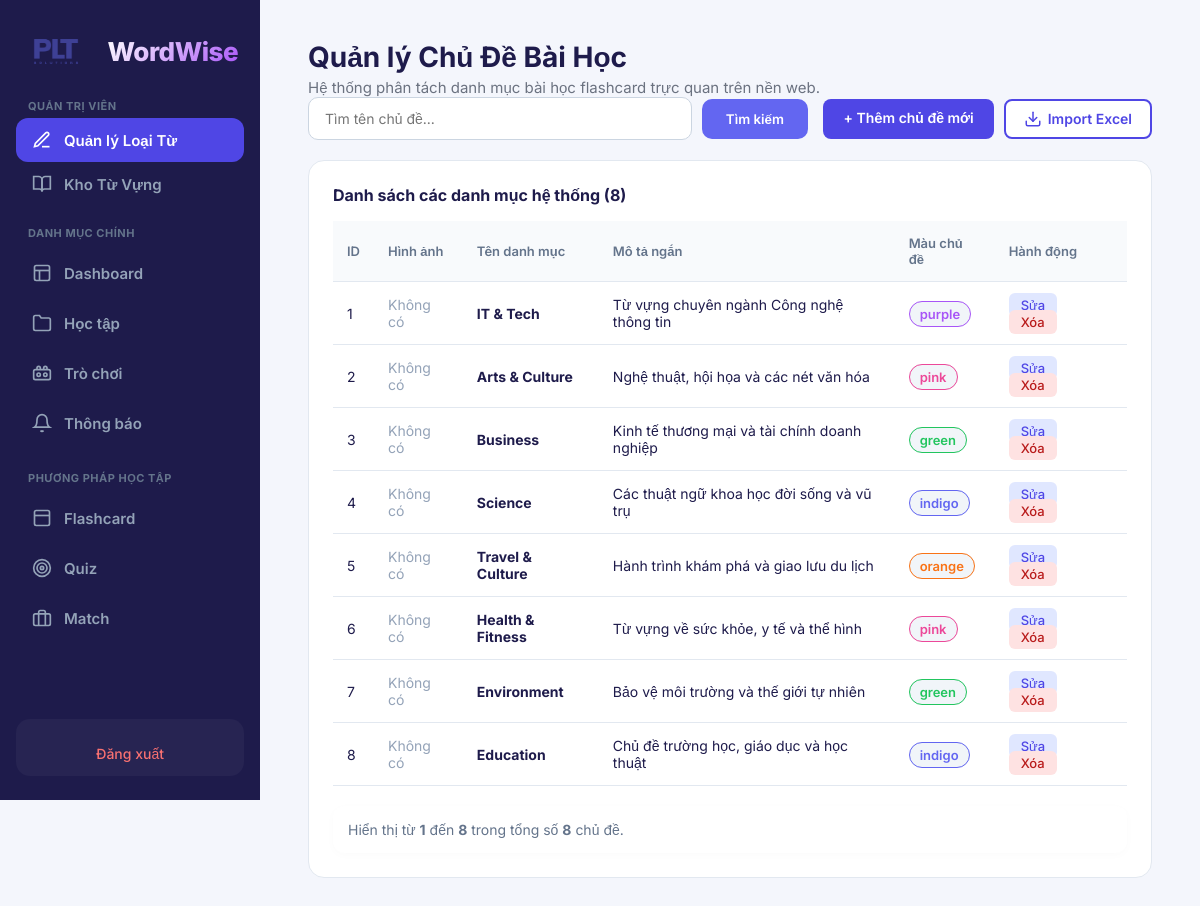
/admin_type.php (signed in), run on an earlier commit of the app's database.
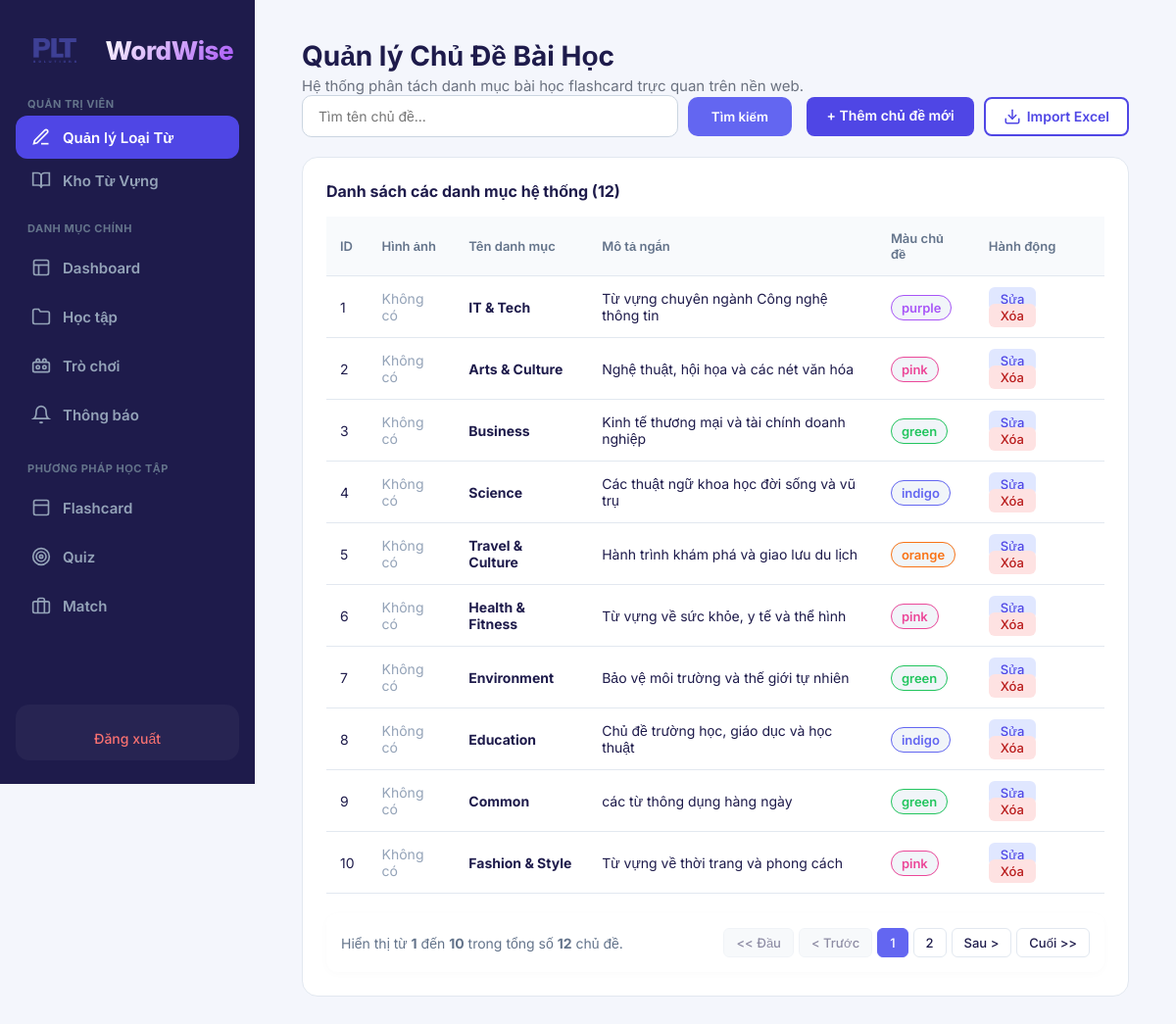
And on a later commit of the database.
### tables this page shows
CREATE TABLE `typeword` (
  `id` int(11) NOT NULL,
  `name` varchar(100) NOT NULL,
  `description` varchar(255) DEFAULT NULL,
  `color_theme` varchar(30) DEFAULT 'purple',
  `image` varchar(255) DEFAULT NULL
);

### database.php (called while the page is built, shortened)
<?php
class Database
{
    private $host = "localhost";
    private $username = "root";
    private $password = "";
    private $dbname = "wordwise_db";
    public $conn;
  public function __construct()
    {
        try {
            $this->conn = new mysqli($this->host, $this->username, $this->password, $this->dbname);
            $this->conn->set_charset("utf8mb4");
        } catch (mysqli_sql_exception $e) {
            die("Lỗi kết nối cơ sở dữ liệu: Vui lòng thử lại sau.");
        }
    }
    private function getTypes($params)
    {
        $types = "";
        foreach ($params as $p) {
            if (is_int($p)) $types .= 'i';
            else if (is_float($p)) $types .= 'd';
            else $types .= 's';
        }
        return $types;
    }
    public function select($sql, $params = [])
    {
        $stmt = $this->conn->prepare($sql);
        if (!empty($params)) {
            $types = $this->getTypes($params);
            $stmt->bind_param($types, ...$params);
        }
        $stmt->execute();
        $results = $stmt->get_result();
        $data = $results ? $results->fetch_all(MYSQLI_ASSOC) : [];
        return $data;
    }
}
?>

### admin_type.php (the view, shortened to what the changed rows need)
<?php
require_once 'database.php';
$db = new Database();
$search = isset($_GET['search']) ? trim($_GET['search']) : '';
$page = isset($_GET['page']) ? intval($_GET['page']) : 1;
$limit = 10;
$count_sql = "SELECT COUNT(*) as total FROM typeword";
$count_params = [];
$total_result = $db->select($count_sql, $count_params);
$total = $total_result[0]['total'] ?? 0;
$total_pages = ceil($total / $limit);
$offset = ($page - 1) * $limit;
$sql = "SELECT * FROM typeword";
if ($search !== '') {
    $sql .= " WHERE name LIKE ? OR slug LIKE ?";
    $params = ["%$search%", "%$search%"];
} else {
    $params = [];
}
$sql .= " ORDER BY id ASC LIMIT ? OFFSET ?";
$params[] = $limit;
$params[] = $offset;
$types = $db->select($sql, $params);
$page_range = [];
if ($total_pages > 0) {
    $page_range = [1];
    if ($total_pages >= 8) {
        if ($total_pages >= 2) $page_range[] = 2;
        if ($total_pages >= 3) $page_range[] = 3;
        if ($page > 4) $page_range[] = '...';
        $left = max(4, $page - 2);
        $right = min($total_pages - 3, $page + 2);
        for ($i = $left; $i <= $right; $i++) {
            if (!in_array($i, $page_range) && $i > 3 && $i < $total_pages - 2) {
                $page_range[] = $i;
            }
        }
        if ($page < $total_pages - 3) {
            if (end($page_range) !== '...') $page_range[] = '...';
        }
        if ($total_pages - 2 > 3 && !in_array($total_pages - 2, $page_range)) $page_range[] = $total_pages - 2;
        if ($total_pages - 1 > 3 && !in_array($total_pages - 1, $page_range)) $page_range[] = $total_pages - 1;
        if (!in_array($total_pages, $page_range)) $page_range[] = $total_pages;
    } else {
        for ($i = 2; $i <= $total_pages; $i++) {
            $page_range[] = $i;
        }
    }
    $page_range = array_values(array_unique($page_range, SORT_NUMERIC));
}
$color_map = [
    'purple' => '#a855f7',
    'pink'   => '#ec4899',
    'green'  => '#22c55e',
    'indigo' => '#6366f1',
    'orange' => '#f97316',
    'red'    => '#ef4444',
    'blue'   => '#3b82f6',
    'yellow' => '#eab308',
    'teal'   => '#14b8a6',
    'cyan'   => '#06b6d4',
    'gray'   => '#6b7280',
    'lime'   => '#84cc16',
];
?>
<!DOCTYPE html>
<html lang="vi">
<head>
    <link rel="stylesheet" href="public/css/style.css">
</head>
<body class="app-layout">
    <?php include 'sidebar.php'; ?>
    <main class="main-content">
        <div class="welcome-bar">
            <h1>Quản lý Chủ Đề Bài Học</h1>
        </div>
        <div class="admin-card">
            <h3>Danh sách các danh mục hệ thống (<?= $total ?>)</h3>
            <table class="data-table">
                <thead>
                    <tr>
                        <th>ID</th>
                        <th>Hình ảnh</th>
                        <th>Tên danh mục</th>
                        <th>Mô tả ngắn</th>
                        <th>Màu chủ đề</th>
                        <th>Hành động</th>
                    </tr>
                </thead>
                <tbody>
                    <?php if (empty($types)): ?>
                        <tr><td colspan="6" style="text-align: center; padding: 30px; color: #64748b;">Không tìm thấy chủ đề nào!</td></tr>
                    <?php else: ?>
                        <?php foreach($types as $t):
                            $hex = $color_map[$t['color_theme']] ?? '#6b7280';
                        ?>
                            <tr>
                                <td><?= $t['id'] ?></td>
                                <td>
                                    <?php if (!empty($t['image'])): ?>
                                        <img src="<?= htmlspecialchars($t['image']) ?>" alt="<?= htmlspecialchars($t['name']) ?>" class="type-image">
                                    <?php else: ?>
                                        <span style="color:#94a3b8;">Không có</span>
                                    <?php endif; ?>
                                </td>
                                <td><strong><?= htmlspecialchars($t['name']) ?></strong></td>
                                <td><?= htmlspecialchars($t['description'] ?? '') ?></td>
                                <td>
                                    <span class="theme-badge" style="color: <?= $hex ?>; border: 1px solid <?= $hex ?>;">
                                        <?= htmlspecialchars($t['color_theme']) ?>
                                    </span>
                                </td>
                                <td>
                                    <a href="admin_type_action.php?id=<?= $t['id'] ?>" class="btn-edit">Sửa</a>
                                    <a href="admin_type.php?action=delete&id=<?= $t['id'] ?>" class="btn-delete" onclick="return confirm('Bạn chắc chắn muốn xóa chủ đề này chứ?')">Xóa</a>
                                </td>
                            </tr>
                        <?php endforeach; ?>
                    <?php endif; ?>
                </tbody>
            </table>
            <?php if ($total > 0): ?>
            <div class="pagination-container">
                <div>Hiển thị từ <strong><?= $offset + 1 ?></strong> đến <strong><?= min($offset + $limit, $total) ?></strong> trong tổng số <strong><?= $total ?></strong> chủ đề.</div>
                <?php if ($total_pages > 1): ?>
                <div class="pagination">
                    <?php if ($page > 1): ?>
                        <a href="?search=<?= urlencode($search) ?>&page=1" class="page-link">&lt;&lt; Đầu</a>
                    <?php else: ?>
                        <span class="page-link disabled">&lt;&lt; Đầu</span>
                    <?php endif; ?>
                    <?php if ($page > 1): ?>
                        <a href="?search=<?= urlencode($search) ?>&page=<?= $page-1 ?>" class="page-link">&lt; Trước</a>
                    <?php else: ?>
                        <span class="page-link disabled">&lt; Trước</span>
                    <?php endif; ?>
                    <?php foreach ($page_range as $item): ?>
                        <?php if ($item === '...'): ?>
                            <span class="page-dots">…</span>
                        <?php else: ?>
                            <a href="?search=<?= urlencode($search) ?>&page=<?= $item ?>" class="page-link <?= $page == $item ? 'active' : '' ?>"><?= $item ?></a>
                        <?php endif; ?>
                    <?php endforeach; ?>
                    <?php if ($page < $total_pages): ?>
                        <a href="?search=<?= urlencode($search) ?>&page=<?= $page+1 ?>" class="page-link">Sau &gt;</a>
                    <?php else: ?>
                        <span class="page-link disabled">Sau &gt;</span>
                    <?php endif; ?>
                    <?php if ($page < $total_pages): ?>
                        <a href="?search=<?= urlencode($search) ?>&page=<?= $total_pages ?>" class="page-link">Cuối &gt;&gt;</a>
                    <?php else: ?>
                        <span class="page-link disabled">Cuối &gt;&gt;</span>
                    <?php endif; ?>
                </div>
                <?php endif; ?>
            </div>
            <?php endif; ?>
        </div>
    </main>
</body>
</html>

What changed in the data, as far as the page shows it:
added typeword: id "9", shows "Không có", name "Common", description "các từ thông dụng hàng ngày", color_theme "green"
added typeword: id "10", shows "Không có", name "Fashion & Style", description "Từ vựng về thời trang và phong cách", color_theme "pink"
Also different on the page:
$total: "8" → "12"
min($offset + $limit, $total): "8" → "10"
text now shown: "<< Đầu < Trước Sau > Cuối >>"
new list line: "1"
new list line: "2"
